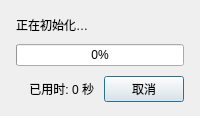
<?xml version="1.0" encoding="UTF-8"?>
<ui version="4.0">
 <class>MVSProgressDialog</class>
 <widget class="QDialog" name="MVSProgressDialog">
  <property name="minimumWidth">
   <number>460</number>
  </property>
  <property name="windowTitle">
   <string>MVS 深度图生成</string>
  </property>
  <layout class="QVBoxLayout" name="mainLayout">
   <property name="spacing">
    <number>10</number>
   </property>
   <property name="leftMargin">
    <number>16</number>
   </property>
   <property name="topMargin">
    <number>16</number>
   </property>
   <property name="rightMargin">
    <number>16</number>
   </property>
   <property name="bottomMargin">
    <number>14</number>
   </property>
   <item>
    <widget class="QLabel" name="m_stageLabel">
     <property name="text">
      <string>正在初始化…</string>
     </property>
     <property name="alignment">
      <set>Qt::AlignLeading|Qt::AlignLeft|Qt::AlignVCenter</set>
     </property>
     <property name="wordWrap">
      <bool>true</bool>
     </property>
    </widget>
   </item>
   <item>
    <widget class="QProgressBar" name="m_progressBar">
     <property name="minimumHeight">
      <number>22</number>
     </property>
     <property name="maximum">
      <number>100</number>
     </property>
     <property name="value">
      <number>0</number>
     </property>
     <property name="textVisible">
      <bool>true</bool>
     </property>
    </widget>
   </item>
   <item>
    <layout class="QHBoxLayout" name="bottomRow">
     <item>
      <widget class="QLabel" name="m_elapsedLabel">
       <property name="text">
        <string>已用时: 0 秒</string>
       </property>
       <property name="alignment">
        <set>Qt::AlignRight|Qt::AlignTrailing|Qt::AlignVCenter</set>
       </property>
      </widget>
     </item>
     <item>
      <widget class="QPushButton" name="m_cancelBtn">
       <property name="minimumWidth">
        <number>80</number>
       </property>
       <property name="maximumWidth">
        <number>80</number>
       </property>
       <property name="text">
        <string>取消</string>
       </property>
      </widget>
     </item>
    </layout>
   </item>
  </layout>
 </widget>
 <resources/>
 <connections/>
</ui>
